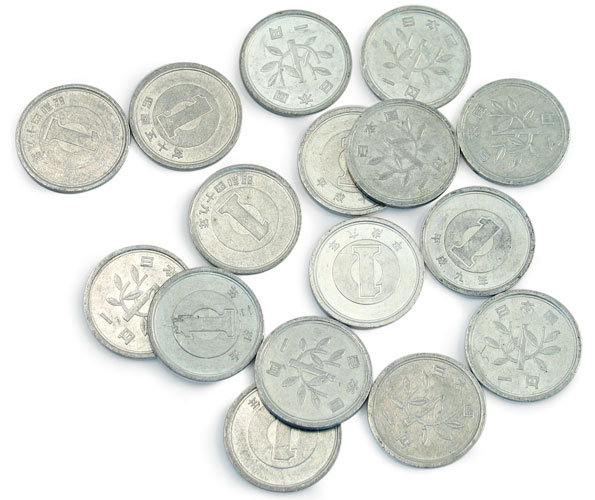
#> input picture labo3_2/coins.jpg, 595 x 500 px
$ python main.py coins.jpg
#> lines starting #> are read from the running program, lines starting #| are printed output that depends on the picture; after the words box and inside, x2 and y2 are one past the last pixel; in counts of white or black regions, pixels touching at a corner belong together
import sys
import cv2
import os


image = cv2.imread(str(sys.argv[1]), 0)
#> image: shape (500, 595); min 7, max 255, mean 222.5
cv2.imshow('original', image)

binary_threshold_image = cv2.threshold(image, 128, 255, cv2.THRESH_BINARY)[1]
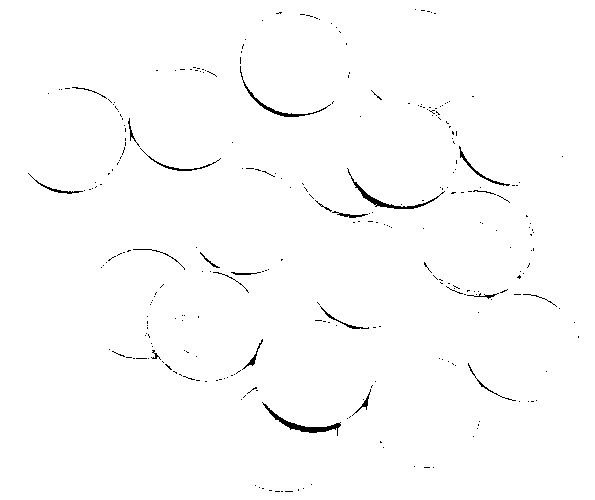
#> binary_threshold_image: shape (500, 595); 99% white; black in thin lines or dots, all inside (x1, y1, x2, y2) = (28, 9, 579, 492)
cv2.imwrite(os.path.join(os.getcwd(), "binary_threshold_image.png"), binary_threshold_image)
cv2.imshow('binary', binary_threshold_image)
otsu_threshold_image = cv2.threshold(image, 0, 255, cv2.THRESH_OTSU)[1]
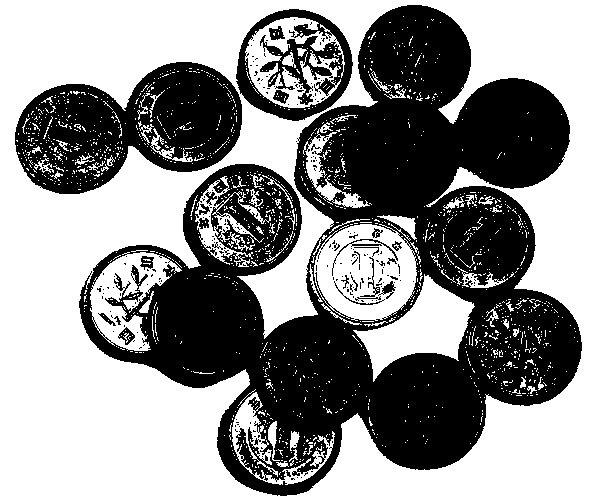
#> otsu_threshold_image: shape (500, 595); 56.2% white; 244 black regions (217 under 20 px), largest, box (x1, y1, x2, y2) and area: (79, 5, 582, 496) 104463, (15, 62, 242, 194) 18025, (236, 9, 353, 121) 5413
cv2.imwrite(os.path.join(os.getcwd(), "otsu_threshold_image.png"), otsu_threshold_image)
cv2.imshow('otsu', otsu_threshold_image)
while (True):
    if cv2.waitKey(1) & 0xFF == ord('q'):
#> (key q is pressed here)
        break


# kan intressant zijn om otsu niet voor volledige foto maar voor segmenten te berekenen, dus bv otsu met regio rond pixel, zo kan voor orc_scanner de schaduwregio onder de hand gefixt worden
